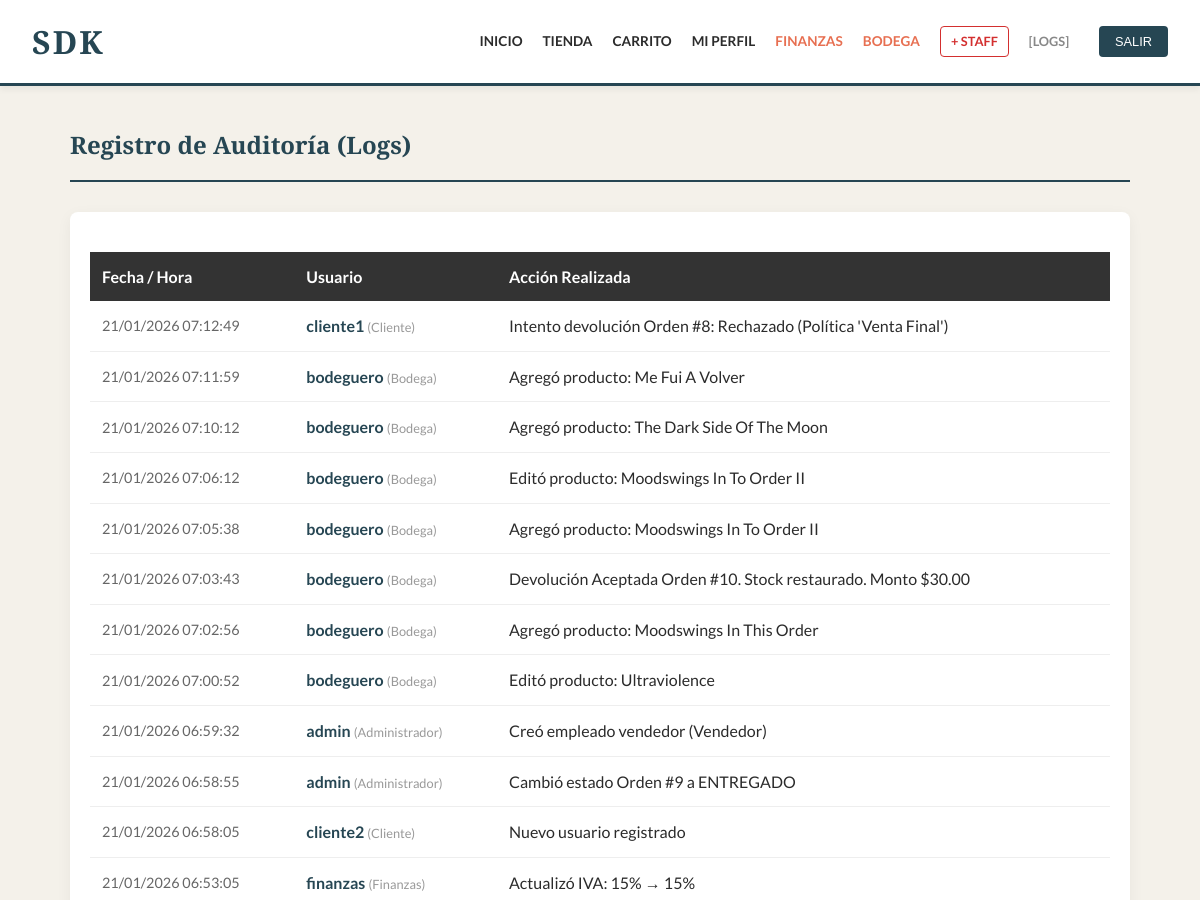
Page /gestion/logs/ (signed in, upper part) on the earlier database version.
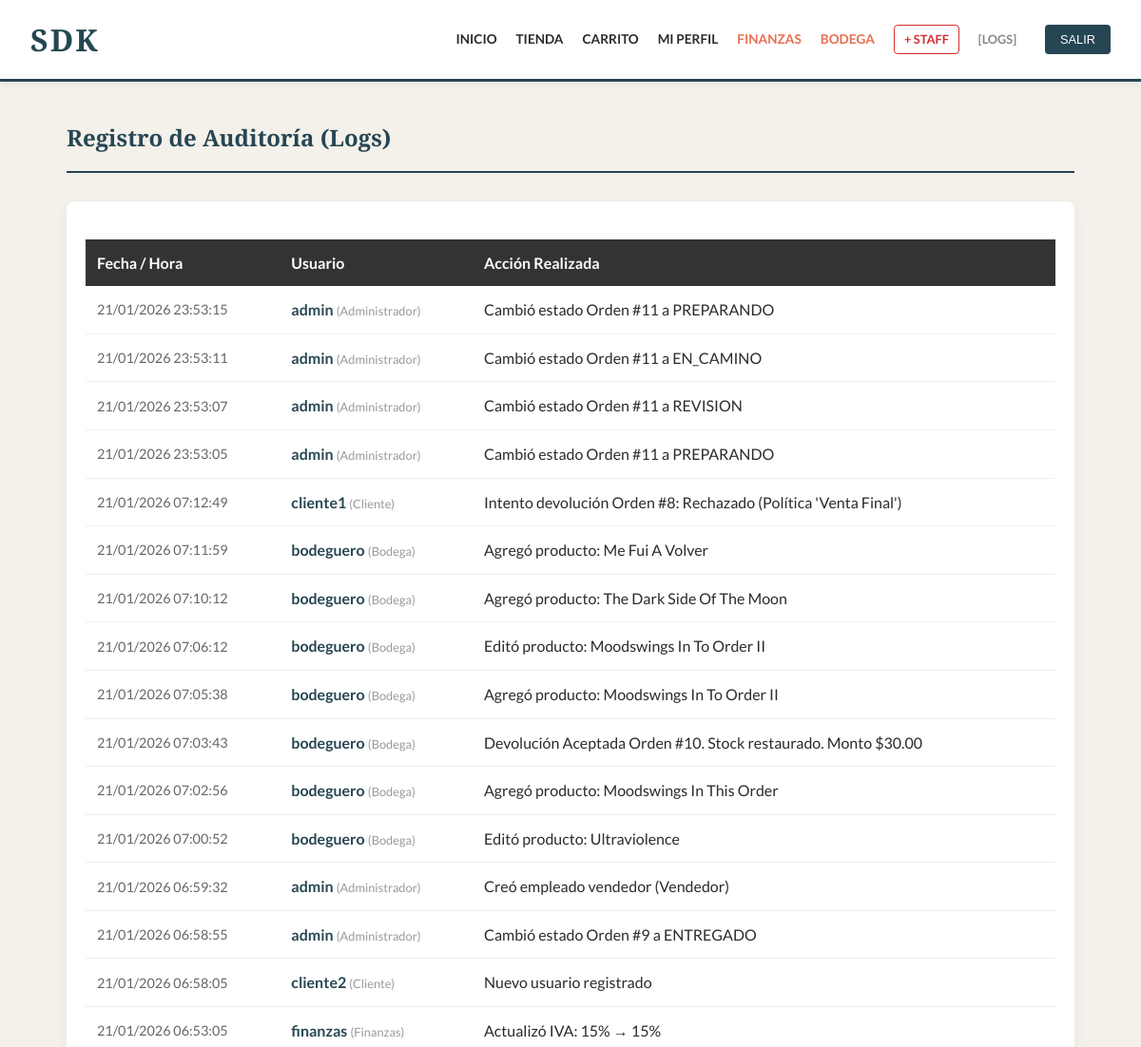
Same page on the later database version.
### tienda/models.py (models this page shows, shortened)
class LogAuditoria(models.Model):
    usuario = models.ForeignKey(User, on_delete=models.SET_NULL, null=True)
    accion = models.CharField(max_length=255)
    fecha = models.DateTimeField(auto_now_add=True)

### tienda/views.py (the view)
# urls.py: path('gestion/logs/', views.vistaLogs, name='ver_logs'),
@user_passes_test(lambda u: u.is_superuser)
def vistaLogs(request):
    logs = LogAuditoria.objects.all().order_by('-fecha')[:100]
    return render(request, 'tienda/admin_logs.html', {'logs': logs})

### tienda/templatetags/roles.py (called while the page is built)
@register.filter(name='tiene_rol')
def tiene_rol(user, nombre_grupo):
    if user.is_superuser:
        return True
    return user.groups.filter(name=nombre_grupo).exists()

### tienda/templates/tienda/admin_logs.html
{% extends 'tienda/base.html' %}
{% block content %}
<h2 style="border-bottom: 2px solid var(--secundario); padding-bottom: 15px; margin-bottom: 30px;">
    Registro de Auditoría (Logs)
</h2>
<div style="background: #fff; padding: 20px; border-radius: 8px; box-shadow: 0 4px 15px rgba(0,0,0,0.05);">
    <table style="width: 100%; border-collapse: collapse;">
        <thead>
            <tr style="background: #333; color: #fff;">
                <th style="padding: 12px; text-align: left;">Fecha / Hora</th>
                <th style="padding: 12px; text-align: left;">Usuario</th>
                <th style="padding: 12px; text-align: left;">Acción Realizada</th>
            </tr>
        </thead>
        <tbody>
            {% for log in logs %}
            <tr style="border-bottom: 1px solid #eee;">
                <td style="padding: 12px; color: #666; font-size: 0.9rem;">
                    {{ log.fecha|date:"d/m/Y H:i:s" }}
                </td>
                <td style="padding: 12px; font-weight: bold; color: var(--secundario);">
                    {% if log.usuario %}
                        {{ log.usuario.username }}
                        <span style="font-weight: normal; font-size: 0.8rem; color: #999;">
                            ({{ log.usuario.groups.first.name|default:"Sin Rol" }})
                        </span>
                    {% else %}
                        Anónimo
                    {% endif %}
                </td>
                <td style="padding: 12px;">
                    {{ log.accion }}
                </td>
            </tr>
            {% empty %}
            <tr>
                <td colspan="3" style="padding: 30px; text-align: center; color: #999;">
                    El sistema está limpio. No hay registros aún.
                </td>
            </tr>
            {% endfor %}
        </tbody>
    </table>
</div>
{% endblock %}

Differences in the rows shown:
added LogAuditoria: fecha "21/01/2026 23:53:15", usuario.username "admin", usuario.groups.first.name "Administrador", accion "Cambió estado Orden #11 a PREPARANDO"
added LogAuditoria: fecha "21/01/2026 23:53:11", usuario.username "admin", usuario.groups.first.name "Administrador", accion "Cambió estado Orden #11 a EN_CAMINO"
added LogAuditoria: fecha "21/01/2026 23:53:07", usuario.username "admin", usuario.groups.first.name "Administrador", accion "Cambió estado Orden #11 a REVISION"
added LogAuditoria: fecha "21/01/2026 23:53:05", usuario.username "admin", usuario.groups.first.name "Administrador", accion "Cambió estado Orden #11 a PREPARANDO"
